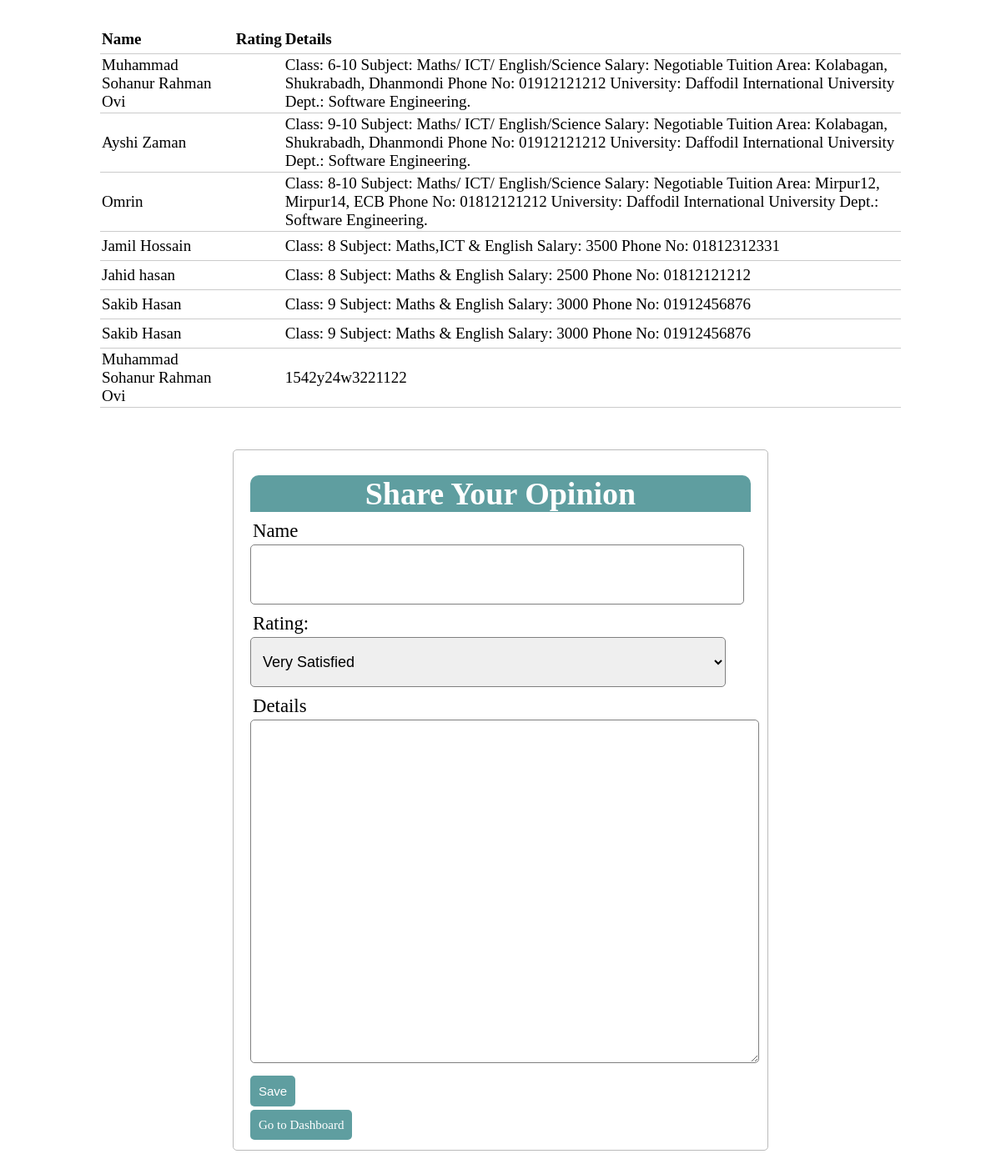
/review.php (signed in), run on the app's committed database.
### tables this page shows
CREATE TABLE `info` (
  `id` int(11) NOT NULL,
  `name` varchar(100) NOT NULL,
  `address` varchar(1000) NOT NULL,
  `search` varchar(100) NOT NULL,
  `details` varchar(1000) NOT NULL
);

### review-user.php (called while the page is built, shortened)
<?php
	$name = "";
	$rating = "";
    $details = "";

### review.php (the view, shortened to what this page needs)
<?php include('review-user.php') ?>
<!DOCTYPE html>
<html lang="en">
<head>
    <link rel="stylesheet" type="text/css" href="create.css">
</head>
<body>
<?php $results = mysqli_query($db, "SELECT * FROM info"); ?>
<table>
	<thead>
		<tr>
			<th>Name</th>
			<th>Rating</th>
			<th>Details</th>
		</tr>
	</thead>
	<?php while ($row = mysqli_fetch_array($results)) { ?>
		<tr>
			<td><?php echo $row['name']; ?></td>
			<td><?php echo $row['rating']; ?></td>
            <td><?php echo $row['details']; ?></td>
		</tr>
	<?php } ?>
</table>
	<form method="post" action="review-user.php" >
    <h1>Share Your Opinion</h1>
		<div class="input-group">
			<label>Name</label>
			<input type="text" name="name" class="name" value="<?php echo $name; ?>">
		</div>
		<div class="input-group">
            <label>Rating:</label>
            <select name="rating" class="rating" value="<?php echo $rating; ?>">
                <option value="very satisfied">Very Satisfied</option>
            </select>
        </div>
        <div class="input-group">
			<label>Details</label>
			<textarea type="text" class="details" name="details" value="<?php echo $details; ?>"></textarea>
		</div>
		<div class="input-group">
			<button class="btn" type="submit" name="save" >Save</button>
		</div>
		<a href="main.php" style="padding: 10px;font-size: 15px;color: white;background: #5F9EA0;border: none;
	    border-radius: 5px;text-decoration: none;">Go to Dashboard</a>
	</form>
</body>
</html>

### create.css (style rules this page uses)
* { margin: 0; padding: 0; }
body { font-size: 19px; }
table { width: 80%; margin: 30px auto; border-collapse: collapse; text-align: left; }
tr { border-bottom: 1px solid #cbcbcb; }
th, td { border: none; height: 30px; padding: 2px; }
form { width: 50%; margin: 50px auto; text-align: left; padding: 20px; border: 1px solid #bbbbbb; border-radius: 5px; }
h1 { width: 100%; margin: 10px auto 0px;; color: white; background: #5F9EA0; text-align: center; border-radius: 10px 10px 0px 0px; }
.input-group { margin: 10px 0px 10px 0px; }
.input-group label { display: block; text-align: left; margin: 3px; font-size: larger; }
.name { height: 60px; width: 95%; padding: 5px 10px; font-size: 16px; border-radius: 5px; border: 1px solid gray; font-size: large; }
.address, .search, .rating { height: 60px; width: 95%; padding: 5px 10px; font-size: 16px; border-radius: 5px; border: 1px solid gray; font-size: large; }
.details { height: 400px; width: 98%; padding: 5px 10px; font-size: 16px; border-radius: 5px; border: 1px solid gray; font-family: sans-serif; font-size: large; }
.btn { padding: 10px; font-size: 15px; color: white; background: #5F9EA0; border: none; border-radius: 5px; }

### data on the page
info: name "Muhammad Sohanur Rahman Ovi", details "Class: 6-10 Subject: Maths/ ICT/ English/Science Salary: Negotiable Tuition Area: Kolabagan, Shukrabadh, Dhanmondi Phone No: 01912121212 University: Daffodil International University Dept.: Software Engineering."
info: name "Ayshi Zaman", details "Class: 9-10 Subject: Maths/ ICT/ English/Science Salary: Negotiable Tuition Area: Kolabagan, Shukrabadh, Dhanmondi Phone No: 01912121212 University: Daffodil International University Dept.: Software Engineering."
info: name "Omrin", details "Class: 8-10 Subject: Maths/ ICT/ English/Science Salary: Negotiable Tuition Area: Mirpur12, Mirpur14, ECB Phone No: 01812121212 University: Daffodil International University Dept.: Software Engineering."
info: name "Jamil Hossain", details "Class: 8 Subject: Maths,ICT & English Salary: 3500 Phone No: 01812312331"
info: name "Jahid hasan", details "Class: 8 Subject: Maths & English Salary: 2500 Phone No: 01812121212"
info: name "Sakib Hasan", details "Class: 9 Subject: Maths & English Salary: 3000 Phone No: 01912456876"
info: name "Sakib Hasan", details "Class: 9 Subject: Maths & English Salary: 3000 Phone No: 01912456876"
info: name "Muhammad Sohanur Rahman Ovi", details "1542y24w3221122"
